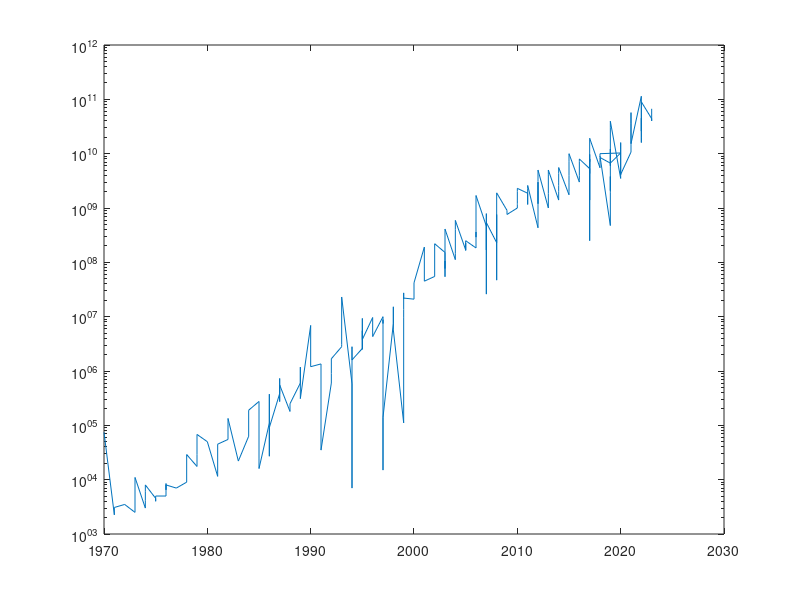

Reproduce this figure in MATLAB. (Note: this script raises an error after producing the figure.)
mojaTabla = load('no_transistors.mat');
mojaTabla = mojaTabla.data;

semilogy(mojaTabla(:,1), mojaTabla(:,2));
X = mojaTabla(:,1);
Y = mojaTabla(:,2);
%povprecje vseh tranzistorjev
povprecje = sum(mojaTabla(:,2))/length(mojaTabla(:,2));

b = log(mojaTabla(:,2));
prva = norm(b,1);

n = length(mojaTabla(:,2));
A = [ones(n,1) X X.^2];
frobenious = norm(A,"fro");

%predolocen sistem za Ac=b -> LUc=b
[L,U] = luRazcep(A'*A);
%Ly=b ->prema substitucija
y = premaSub(L, A'*b);
%Uc=y ->obratna substitucija
c = obratnaSub(U,y);
%vsota absolutnih vrednosti koeficientov vektorja c
vsota = 0;
for i=1:length(c)
    vsota = vsota + abs(c(i))
end
vsota;

%graf
semilogy(X,A*c,X,b)

%najvecje odstopanje ene od druge (odstejes y koordinate ene in druge ter
% pogledas maksimalno vrednost absolutnih vrednosti le teh)
max(abs(b-A*c))






